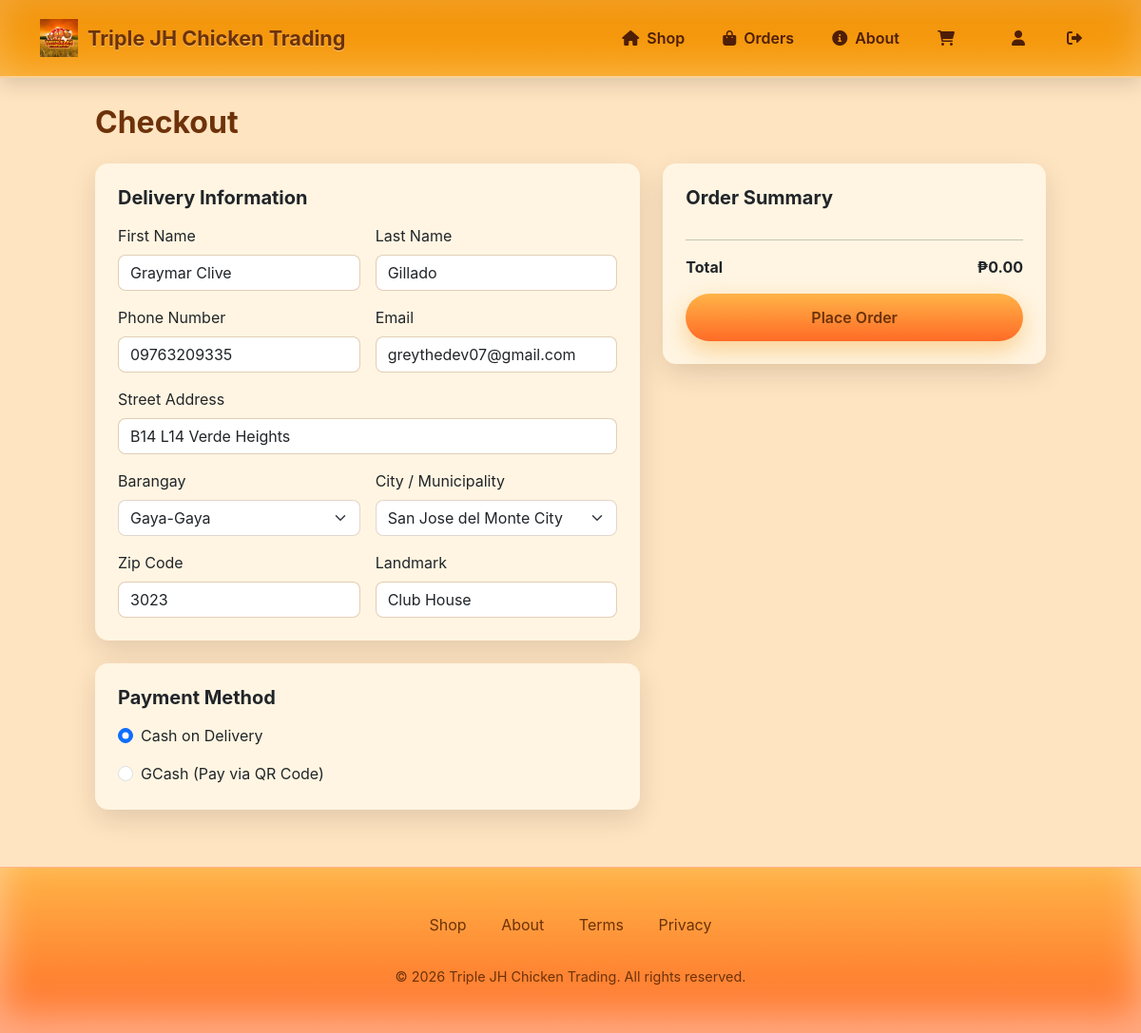
The app's page /checkout/checkout.php (signed in) with its own data.
### tables this page shows
CREATE TABLE `users` (
  `id` int(11) NOT NULL,
  `firstname` varchar(100) NOT NULL,
  `lastname` varchar(100) NOT NULL,
  `email` varchar(150) NOT NULL,
  `phonenumber` varchar(20) DEFAULT NULL,
  `password` varchar(255) NOT NULL,
  `address` varchar(255) DEFAULT NULL,
  `barangay` varchar(100) DEFAULT NULL,
  `city` varchar(100) DEFAULT NULL,
  `zipcode` varchar(20) DEFAULT NULL,
  `landmark` varchar(255) DEFAULT NULL,
  `created_at` timestamp NOT NULL DEFAULT current_timestamp()
);

### checkout/checkout.php (the view, shortened to what this page needs)
<?php session_start();
require_once('../config.php');
$user_id = $_SESSION['user_id'];
$stmt = $db->prepare("SELECT firstname, lastname, email, phonenumber, address, barangay, city, zipcode, landmark FROM users WHERE id = ?");
$stmt->execute([$user_id]);
$user = $stmt->fetch(PDO::FETCH_ASSOC);
$cartStmt = $db->prepare("
    SELECT
        c.id as cart_id,
        c.quantity,
        p.id as product_id,
        p.name as variant_name,
        p.price,
        p.stock,
        pp.id as parent_id,
        pp.name as parent_name,
        pp.image as parent_image
    FROM cart c
    JOIN products p ON c.product_id = p.id
    LEFT JOIN parent_products pp ON p.parent_id = pp.id
    WHERE c.user_id = ?
");
$cartStmt->execute([$user_id]);
$cartItems = $cartStmt->fetchAll(PDO::FETCH_ASSOC);
$total = 0;
?>
<!DOCTYPE html>
<html lang="en">
<head>
    <link href="https://cdn.jsdelivr.net/npm/bootstrap@5.3.2/dist/css/bootstrap.min.css" rel="stylesheet">
    <link rel="stylesheet" href="https://cdnjs.cloudflare.com/ajax/libs/font-awesome/6.0.0/css/all.min.css">
    <link rel="stylesheet" href="../css/footer_header.css">
</head>
<body>
    <nav class="navbar navbar-expand-lg navbar-dark fixed-top">
        <div class="container">
            <a class="navbar-brand d-flex align-items-center" href="../dashboard.php">
                <img src="../img/logo.jpg" alt="Triple JH Chicken Trading"
                    style="height: 40px; width: auto; margin-right: 10px;">
                <span class="d-none d-md-inline">Triple JH Chicken Trading</span>
            </a>
            <div class="collapse navbar-collapse" id="navbarNav">
                <ul class="navbar-nav ms-auto align-items-center">
                    <li class="nav-item">
                        <a class="nav-link" href="../dashboard.php">
                            <i class="fas fa-home"></i> Shop
                        </a>
                    </li>
                    <li class="nav-item">
                        <a class="nav-link" href="../orders/orders.php">
                            <i class="fas fa-shopping-bag"></i> Orders
                        </a>
                    </li>
                    <li class="nav-item">
                        <a class="nav-link" href="../about.php">
                            <i class="fas fa-info-circle"></i> About
                        </a>
                    </li>
                    <li class="nav-item me-3">
                        <a class="nav-link position-relative" href="../carts/cart.php">
                            <i class="fas fa-shopping-cart"></i>
                        </a>
                    </li>
                    <li class="nav-item">
                        <a class="nav-link" href="../useraccounts/settings.php">
                            <i class="fas fa-user"></i>
                        </a>
                    </li>
                    <li class="nav-item">
                        <a class="nav-link" href="../logout.php">
                            <i class="fas fa-sign-out-alt"></i>
                        </a>
                    </li>
                </ul>
            </div>
        </div>
    </nav>
    <div class="checkout-container">
        <h2 class="fw-bold mb-4">Checkout</h2>
        <form method="POST" action="checkout_process.php" enctype="multipart/form-data">
            <div class="row g-4">
                <div class="col-lg-7">
                    <div class="card p-4">
                        <h5 class="fw-bold mb-3">Delivery Information</h5>
                        <div class="row g-3">
                            <div class="col-md-6"> <label class="form-label">First Name</label> <input type="text"
                                    class="form-control" name="firstname"
                                    value="<?= htmlspecialchars($user['firstname']) ?>" required> </div>
                            <div class="col-md-6"> <label class="form-label">Last Name</label> <input type="text"
                                    class="form-control" name="lastname"
                                    value="<?= htmlspecialchars($user['lastname']) ?>" required> </div>
                            <div class="col-md-6"> <label class="form-label">Phone Number</label> <input type="text"
                                    class="form-control" name="phonenumber"
                                    value="<?= htmlspecialchars($user['phonenumber']) ?>" required> </div>
                            <div class="col-md-6"> <label class="form-label">Email</label> <input type="email"
                                    class="form-control" name="email" value="<?= htmlspecialchars($user['email']) ?>"
                                    readonly> </div>
                            <div class="col-12"> <label class="form-label">Street Address</label> <input type="text"
                                    class="form-control" name="address"
                                    value="<?= htmlspecialchars($user['address']) ?>" required> </div>
                            <div class="col-md-6"> <label class="form-label">Barangay</label> <select
                                    class="form-select" name="barangay" required>
                                    <option value="<?= htmlspecialchars($user['barangay']) ?>" selected>
                                        <?= htmlspecialchars($user['barangay']) ?>
                                    </option>
                                </select> </div>
                            <div class="col-md-6"> <label class="form-label">City / Municipality</label> <select
                                    class="form-select" name="city" required>
                                    <option value="<?= htmlspecialchars($user['city']) ?>" selected>
                                        <?= htmlspecialchars($user['city']) ?>
                                    </option>
                                </select> </div>
                            <div class="col-md-6"> <label class="form-label">Zip Code</label> <input type="text"
                                    class="form-control" name="zipcode"
                                    value="<?= htmlspecialchars($user['zipcode']) ?>" required> </div>
                            <div class="col-md-6"> <label class="form-label">Landmark</label> <input type="text"
                                    class="form-control" name="landmark"
                                    value="<?= htmlspecialchars($user['landmark']) ?>"> </div>
                        </div>
                    </div>
                    <div class="card p-4 mt-4">
                        <h5 class="fw-bold mb-3">Payment Method</h5>
                        <div class="form-check mb-3">
                            <input class="form-check-input" type="radio" name="payment_method" id="cod"
                                value="Cash on Delivery" checked>
                            <label class="form-check-label" for="cod">Cash on Delivery</label>
                        </div>
                        <div class="form-check">
                            <input class="form-check-input" type="radio" name="payment_method" id="gcash" value="GCash">
                            <label class="form-check-label" for="gcash">GCash (Pay via QR Code)</label>
                        </div>
                    </div>
                </div>
                <div class="col-lg-5">
                    <div class="card p-4">
                        <h5 class="fw-bold mb-3">Order Summary</h5> <?php foreach ($cartItems as $item): ?>
                            <div class="d-flex justify-content-between small mb-2">
                                <div>
                                    <div class="fw-medium"><?= htmlspecialchars($item['parent_name']) ?></div>
                                    <?php if (!empty($item['variant_name']) && $item['variant_name'] !== $item['parent_name']): ?>
                                        <div class="text-muted small"><?= htmlspecialchars($item['variant_name']) ?></div>
                                    <?php endif; ?>
                                    <div class="text-muted small">x<?= $item['quantity'] ?></div>
                                </div>
                                <span class="text-end">₱<?= number_format($item['price'] * $item['quantity'], 2) ?></span>
                            </div>
                        <?php endforeach; ?>
                        <hr>
                        <div class="d-flex justify-content-between fw-bold"> <span>Total</span>
                            <span>₱<?= number_format($total, 2) ?></span>
                        </div> <input type="hidden" name="total" value="<?= $total ?>"> <button type="submit"
                            class="checkout-btn mt-3">Place Order</button>
                    </div>
                </div>
            </div>
        </form>
    </div>
    <footer>
        <div class="container text-center">
            <div class="footer-links">
                <a href="../dashboard.php">Shop</a>
                <a href="../about.php">About</a>
                <a href="../about.php">Terms</a>
                <a href="../about.php">Privacy</a>
            </div>
            <p class="copyright">&copy; <?= date('Y') ?> Triple JH Chicken Trading. All rights reserved.</p>
        </div>
    </footer>
</body>
</html>

### css/footer_header.css (style rules this page uses)
:root { --sunset-gradient-start: #ffb347; --sunset-gradient-end: #ff6b26; --rich-amber: #f18f01; --buttered-sand: #ffe4c1; --deep-chestnut: #7a3a12; --spark-gold: #f9a219; --cream-panel: #fff5e2; --accent-light: #fff7e3; --accent-lighter: #ffe9cf; --accent-dark: #6d3209; --navbar-text: #4e1e06; --footer-shadow: rgba(255, 255, 255, 0.45); }
.navbar { background: linear-gradient(180deg, var(--rich-amber), var(--spark-gold)); padding: 0.75rem 0; box-shadow: inset 0 0 40px rgba(255, 255, 255, 0.25), 0 6px 20px rgba(0, 0, 0, 0.15); border-bottom: 2px solid rgba(255, 255, 255, 0.6); }
.navbar-brand { font-weight: 700; font-size: 1.35rem; color: var(--accent-dark) !important; padding: 0.5rem 0; margin-right: 1.5rem; text-shadow: 0 1px 1px rgba(255, 255, 255, 0.4); }
.navbar-nav { gap: 0.5rem; }
.nav-link { color: var(--navbar-text) !important; font-weight: 600; padding: 0.5rem 1rem !important; border-radius: 5px; transition: all 0.3s ease; }
.nav-link i { margin-right: 0.25rem; }
footer { background: linear-gradient(180deg, var(--sunset-gradient-start), var(--sunset-gradient-end)); color: var(--accent-light); padding: 3rem 0 2rem; border-top: 1px solid rgba(255, 255, 255, 0.5); box-shadow: inset 0 -20px 40px var(--footer-shadow); }
.footer-links { margin-bottom: 1.5rem; }
.footer-links a { text-decoration: none; margin: 0 1rem; transition: color 0.3s; }
.footer-links a { color: var(--accent-dark); transition: all 0.3s ease; position: relative; padding-bottom: 2px; }
.footer-links a::after { content: ''; position: absolute; width: 0; height: 2px; bottom: 0; left: 0; background-color: var(--deep-chestnut); transition: width 0.3s ease; }
.copyright { color: var(--accent-dark); font-size: 0.9rem; margin-top: 2rem; }

### checkout/checkout.php (style rules this page uses)
:root { --sunset-gradient-start: #ffb347; --sunset-gradient-end: #ff6b26; --rich-amber: #f18f01; --buttered-sand: #ffe4c1; --deep-chestnut: #7a3a12; --spark-gold: #f9a219; --cream-panel: #fff5e2; --accent-light: #fff7e3; --accent-dark: #6d3209; }
html, body { height: 100%; margin: 0; font-family: "Inter", "Segoe UI", sans-serif; background: var(--buttered-sand); color: var(--accent-dark); display: flex; flex-direction: column; }
body { padding-top: 50px; min-height: 100vh; display: flex; flex-direction: column; }
.checkout-container { max-width: 1000px; margin: 60px auto; flex: 1; }
.card { border: none; border-radius: 14px; background: var(--cream-panel); box-shadow: 0 10px 28px rgba(0, 0, 0, 0.12); }
.form-control, .form-select { border-radius: 8px; border-color: rgba(109, 50, 9, 0.2); }
.checkout-btn { background: linear-gradient(180deg, var(--sunset-gradient-start), var(--sunset-gradient-end)); color: var(--accent-dark); border: none; width: 100%; padding: 0.8rem; border-radius: 999px; font-weight: 600; box-shadow: 0 10px 24px rgba(241, 143, 1, 0.35); }

### records on screen
users: firstname "Graymar Clive", lastname "Gillado", phonenumber "09763209335", email "greythedev07@gmail.com", address "B14 L14 Verde Heights", barangay "Gaya-Gaya", city "San Jose del Monte City", zipcode "3023", landmark "Club House"

### other values on screen
$total "0.00"
